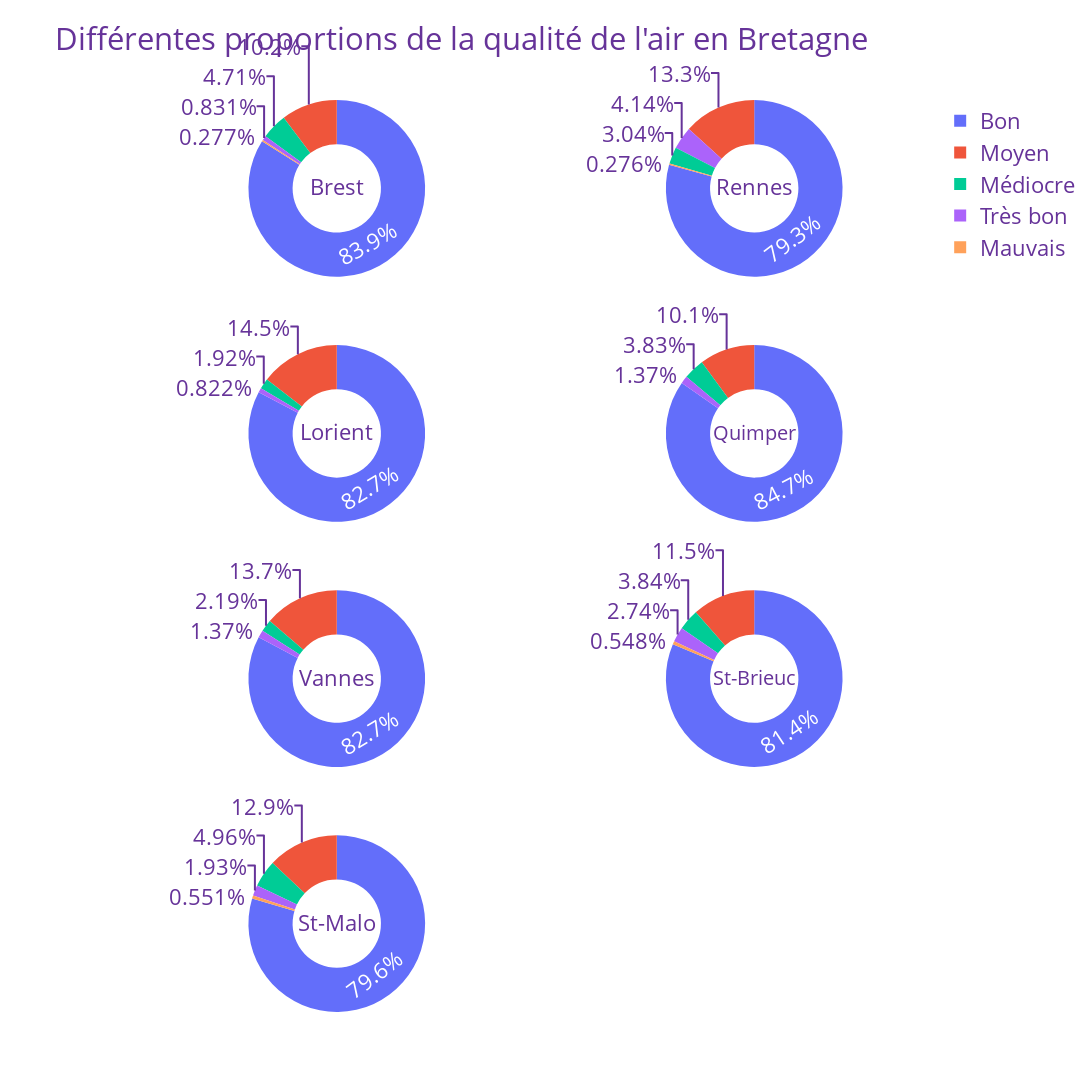

Source (notebook cell):
### Markdown cell above
En observant la première figure au regard de l'évolution des sous-indices `O3` et `PM10`, on observe deux phénomènes intéressants.

- **PM10 :** Une baisse significative des particules fines PM10 à partir du mois de Mai. Du fait de la baisse d'activité dès Mars le nombre de fines particules stockées dans l'air à progressivement diminué. Cela n'est pas instantané, les particules mettent un certain temps à disparaître.

- **O3 :** Une hausse du sous-indice O3 dès le mois d'avril indiquerait que la disparition des fines particules PM10 permettrait aux rayons du soleil de mieux pénétrer l'atmosphère et donc engendrerait uen hause de la concentration due à des temps ensoleillé plus long.

**Ainsi, le confinement aurait un effet bénéfique global sur la qualité de l'air, bien qu'il ne faut pas négliger l'importance de la concentration de l'O3 qui peut avoir des effets néfastes sur la santé à concentrations trop élevées. **

### Code cell
fig2

### Figure 1 — Plotly figure (JSON) as saved in the notebook; plotly's stock layout.template omitted (floating-point values rounded to 4 significant figures)
{"data": [{"domain": {"x": [0, 0.45], "y": [0.8063, 1]}, "hole": 0.5, "hoverinfo": "label+percent+name", "labels": ["Bon", "Moyen", "Médiocre", "Très bon", "Mauvais"], "name": "Brest Métropole", "title": {"text": "Brest"}, "type": "pie", "values": [303, 37, 17, 3, 1]}, {"domain": {"x": [0.55, 1], "y": [0.8063, 1]}, "hole": 0.5, "hoverinfo": "label+percent+name", "labels": ["Bon", "Moyen", "Très bon", "Médiocre", "Mauvais"], "name": "Rennes Métropole", "title": {"text": "Rennes"}, "type": "pie", "values": [287, 48, 15, 11, 1]}, {"domain": {"x": [0, 0.45], "y": [0.5375, 0.7312]}, "hole": 0.5, "hoverinfo": "label+percent+name", "labels": ["Bon", "Moyen", "Médiocre", "Très bon"], "name": "CA Lorient", "title": {"text": "Lorient"}, "type": "pie", "values": [302, 53, 7, 3]}, {"domain": {"x": [0.55, 1], "y": [0.5375, 0.7312]}, "hole": 0.5, "hoverinfo": "label+percent+name", "labels": ["Bon", "Moyen", "Médiocre", "Très bon"], "name": "CA Quimper Bretagne Occidentale", "title": {"text": "Quimper"}, "type": "pie", "values": [310, 37, 14, 5]}, {"domain": {"x": [0, 0.45], "y": [0.2687, 0.4625]}, "hole": 0.5, "hoverinfo": "label+percent+name", "labels": ["Bon", "Moyen", "Médiocre", "Très bon"], "name": "CA Golfe du Morbihan - Vannes", "title": {"text": "Vannes"}, "type": "pie", "values": [302, 50, 8, 5]}, {"domain": {"x": [0.55, 1], "y": [0.2687, 0.4625]}, "hole": 0.5, "hoverinfo": "label+percent+name", "labels": ["Bon", "Moyen", "Médiocre", "Très bon", "Mauvais"], "name": "CA Saint-Brieuc Armor", "title": {"text": "St-Brieuc"}, "type": "pie", "values": [297, 42, 14, 10, 2]}, {"domain": {"x": [0, 0.45], "y": [0, 0.1938]}, "hole": 0.5, "hoverinfo": "label+percent+name", "labels": ["Bon", "Moyen", "Médiocre", "Très bon", "Mauvais"], "name": "CA du Pays de Saint-Malo (Saint-Malo Agglomération)", "title": {"text": "St-Malo"}, "type": "pie", "values": [289, 47, 18, 7, 2]}], "layout": {"font": {"color": "RebeccaPurple", "size": 22}, "height": 1400, "title": {"text": "Différentes proportions de la qualité de l'air en Bretagne"}, "width": 1180}}
